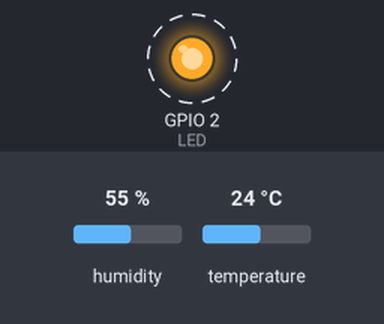
The sketch below on a simulated ESP32. Shown: output pins drawn as LEDs (lit = HIGH). Dashed ring = blinking. The inputs (shaded band) are chosen by the test bench; at power-on: humidity 55 %, temperature 24 °C. WiFi joins after 1.5 s; servers stay silent unless stated; uploads are accepted with an empty reply; what the sketch prints to the serial monitor is not drawn.

Above: at 2.2 s.
Timing chart, 0 to 4.5 s (numbered marks = the images above):
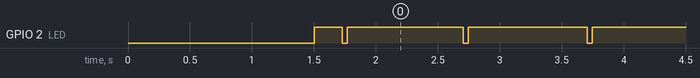

Measured:
- by itself, GPIO 2 (LED): alternates HIGH for 0.96 s and LOW for 0.04 s

The sketch:

sketch_oct9a.ino
```cpp
#include <WiFi.h>
#include <HTTPClient.h>
#include "DHT.h"

// ---- SENSOR ----
#define DHTPIN 5
#define DHTTYPE DHT11
DHT dht(DHTPIN, DHTTYPE);

// ---- WIFI (2.4 GHz) ----
const char* WIFI_SSID = "LICEO TEC";
const char* WIFI_PASS = "Liceotec2024*";

// ---- SERVIDOR LOCAL (tu PC con Flask) ----
const char* SERVER_HOST = "192.168.68.117"; // <--- CAMBIA a la IP de tu PC
const int   SERVER_PORT = 5000;
const char* DEVICE_ID   = "esp_dht11_local";

const int LED = 2;
const unsigned long SEND_INTERVAL_MS = 1000;
unsigned long lastSend = 0;

void setup(){
  Serial.begin(115200);
  pinMode(LED, OUTPUT); digitalWrite(LED, LOW);
  dht.begin();

  Serial.println("\nConectando WiFi...");
  WiFi.mode(WIFI_STA);
  WiFi.begin(WIFI_SSID, WIFI_PASS);
  unsigned long t0 = millis();
  while (WiFi.status()!=WL_CONNECTED && millis()-t0<20000){ Serial.print("."); delay(300); }
  Serial.println();
  if (WiFi.status()==WL_CONNECTED){ Serial.print("WiFi OK IP: "); Serial.println(WiFi.localIP()); digitalWrite(LED, HIGH);}
  else { Serial.println("⚠️ No se conectó al WiFi (timeout)."); }
}

void loop(){
  if (WiFi.status() != WL_CONNECTED){
    WiFi.disconnect(); WiFi.begin(WIFI_SSID, WIFI_PASS);
    delay(1500);
    return;
  }

  if (millis() - lastSend < SEND_INTERVAL_MS) return;
  lastSend = millis();

  float h = dht.readHumidity();
  float t = dht.readTemperature();
  if (isnan(h) || isnan(t)){ Serial.println("Lectura DHT inválida"); return; }

  String payload = "{\"device_id\":\"" + String(DEVICE_ID) +
                   "\",\"temp\":" + String(t,1) +
                   ",\"humidity\":" + String(h,1) + "}";

  HTTPClient http;
  http.setTimeout(4000);
  String url = "http://" + String(SERVER_HOST) + ":" + String(SERVER_PORT) + "/metrics";
  http.begin(url);
  http.addHeader("Content-Type","application/json");
  int code = http.POST(payload);
  Serial.printf("POST %d -> %s | %s\n", code, url.c_str(), payload.c_str());
  http.end();

  if (code==200){ digitalWrite(LED, LOW); delay(40); digitalWrite(LED, HIGH); }
}
```
